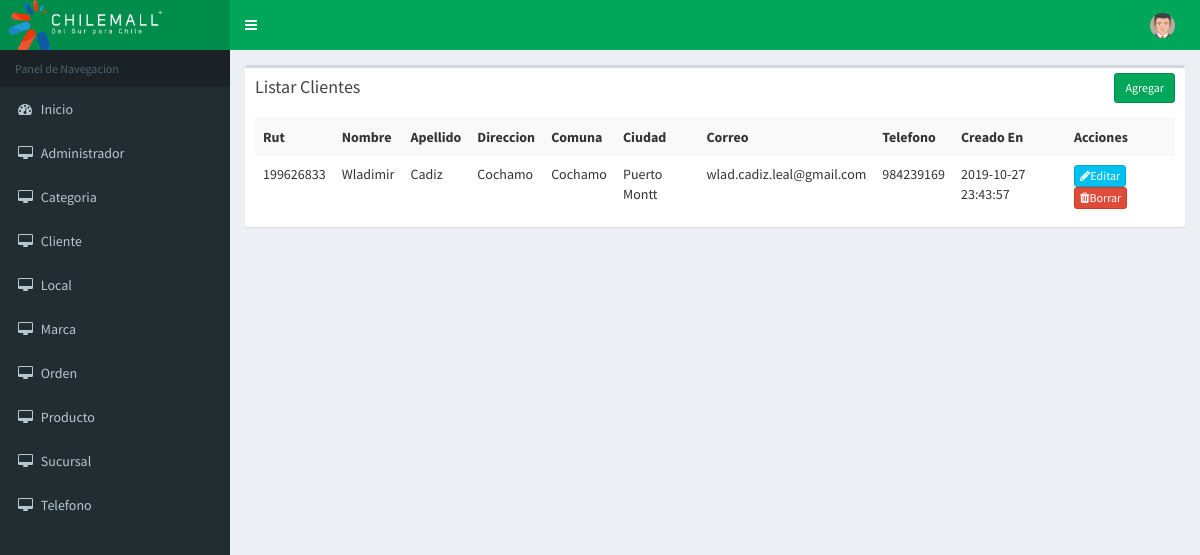
/index.php/cliente, run on the app's committed database.
### tables this page shows
CREATE TABLE `clientes` (
  `rut` int(9) NOT NULL,
  `nombre` varchar(256) NOT NULL,
  `apellido` varchar(256) NOT NULL,
  `direccion` varchar(256) NOT NULL,
  `comuna` varchar(256) NOT NULL,
  `ciudad` varchar(256) NOT NULL,
  `correo` varchar(256) NOT NULL,
  `telefono` varchar(256) NOT NULL,
  `creado_en` timestamp NOT NULL DEFAULT CURRENT_TIMESTAMP
);

### application/controllers/Cliente.php (called while the page is built, shortened)
<?php
class Cliente extends CI_Controller{
    function __construct()
    {
        $this->load->model('Cliente_model');
    }
    function index()
    {
        $params['limit'] = RECORDS_PER_PAGE;
        $params['offset'] = ($this->input->get('per_page')) ? $this->input->get('per_page') : 0;
        $data['clientes'] = $this->Cliente_model->get_all_clientes($params);
        $data['_view'] = 'cliente/index';
        $this->load->view('layouts/main',$data);
    }
}

### index.php (called while the page is built, shortened)
<?php
require_once BASEPATH.'core/CodeIgniter.php';

### application/models/Cliente_model.php (called while the page is built, shortened)
<?php
class Cliente_model extends CI_Model
{
    function get_all_clientes_count()
    {
        $this->db->from('clientes');
        return $this->db->count_all_results();
    }
    function get_all_clientes($params = array())
    {
        $this->db->order_by('rut', 'desc');
        if(isset($params) && !empty($params))
        {
            $this->db->limit($params['limit'], $params['offset']);
        }
        return $this->db->get('clientes')->result_array();
    }
}

### application/views/cliente/index.php (the view, shortened to what this page needs)
<div class="row">
    <div class="col-md-12">
        <div class="box">
            <div class="box-header">
                <h3 class="box-title">Listar Clientes</h3>
            	<div class="box-tools">
                    <a href="<?php echo site_url('cliente/add'); ?>" class="btn btn-success btn-sm">Agregar</a>
                </div>
            </div>
            <div class="box-body">
                <table class="table table-striped">
                    <tr>
						<th>Rut</th>
						<th>Nombre</th>
						<th>Apellido</th>
						<th>Direccion</th>
						<th>Comuna</th>
						<th>Ciudad</th>
						<th>Correo</th>
						<th>Telefono</th>
						<th>Creado En</th>
						<th>Acciones</th>
                    </tr>
                    <?php foreach($clientes as $c){ ?>
                    <tr>
						<td><?php echo $c['rut']; ?></td>
						<td><?php echo $c['nombre']; ?></td>
						<td><?php echo $c['apellido']; ?></td>
						<td><?php echo $c['direccion']; ?></td>
						<td><?php echo $c['comuna']; ?></td>
						<td><?php echo $c['ciudad']; ?></td>
						<td><?php echo $c['correo']; ?></td>
						<td><?php echo $c['telefono']; ?></td>
						<td><?php echo $c['creado_en']; ?></td>
						<td>
                            <a href="<?php echo site_url('cliente/edit/'.$c['rut']); ?>" class="btn btn-info btn-xs"><span class="fa fa-pencil"></span>Editar</a>
                            <a href="<?php echo site_url('cliente/remove/'.$c['rut']); ?>" class="btn btn-danger btn-xs"><span class="fa fa-trash"></span>Borrar</a>
                        </td>
                    </tr>
                    <?php } ?>
                </table>
            </div>
        </div>
    </div>
</div>

### data on the page
clientes: rut "199626833", nombre "Wladimir", apellido "Cadiz", direccion "Cochamo", comuna "Cochamo", ciudad "Puerto Montt", correo "wlad.cadiz.leal@gmail.com", telefono "984239169", creado_en "2019-10-27 23:43:57"
